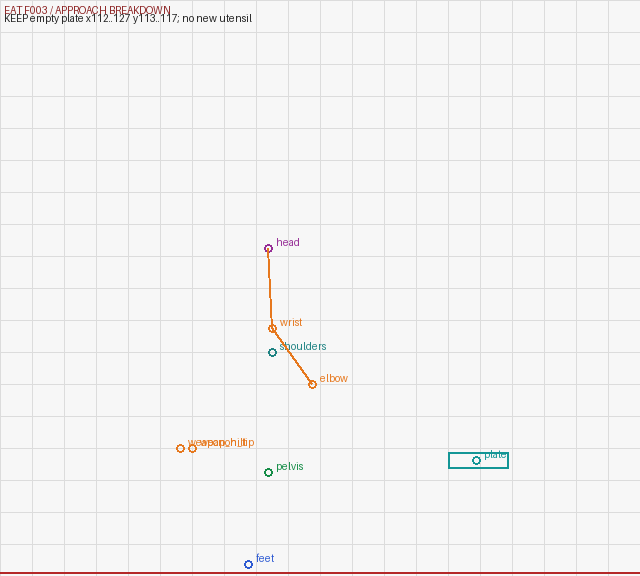
#> input picture production/animation-remediation/miyabi/miyabi-remediation-20260906-r01/04-frame-specs/pose-guides/eat-frame-003-guide.png, 640 x 576 px, given in place of miyabi-body-fixed.png, which was not available
$ python build_pose_guides.py
#> lines starting #> are read from the running program, lines starting #| are printed output that depends on the picture; after the words box and inside, x2 and y2 are one past the last pixel; in counts of white or black regions, pixels touching at a corner belong together; pictures that were not available may be replaced by others from this repository, and a replacement may not be noted
from pathlib import Path
from PIL import Image,ImageDraw,ImageFont
root=Path(r'C:\Users\ASUS\Documents\ChatGPT\Game')
out=root/'production/animation-remediation/miyabi/miyabi-remediation-20260906-r01/04-frame-specs/pose-guides'; out.mkdir(exist_ok=True)
source=root/'assets/generated/pixel-chibi/production-v2/hoshimi-miyabi/layered-v6-clean/layers/miyabi-body-fixed.png'
body=Image.open(source).convert('RGBA')
try: font=ImageFont.truetype('segoeui.ttf',18)
except OSError: font=ImageFont.load_default()
def checker(w,h,cell=16):
#> called with w = 640, h = 576, cell = 16
    im=Image.new('RGB',(w,h),(228,228,228)); d=ImageDraw.Draw(im)
#> after `im = Image.new('RGB', (w, h), (228, 228, 228))`: im: PIL image 640x576 RGB; every value is 228
    for y in range(0,h,cell):
      for x in range(0,w,cell):
        if ((x//cell)+(y//cell))%2: d.rectangle((x,y,x+cell-1,y+cell-1),fill=(198,198,198))
    return im

def make(name,title,notes,marks):
    s=4; W,H=160*s,144*s; im=checker(W,H); d=ImageDraw.Draw(im)
#> after `im = checker(W, H)`:
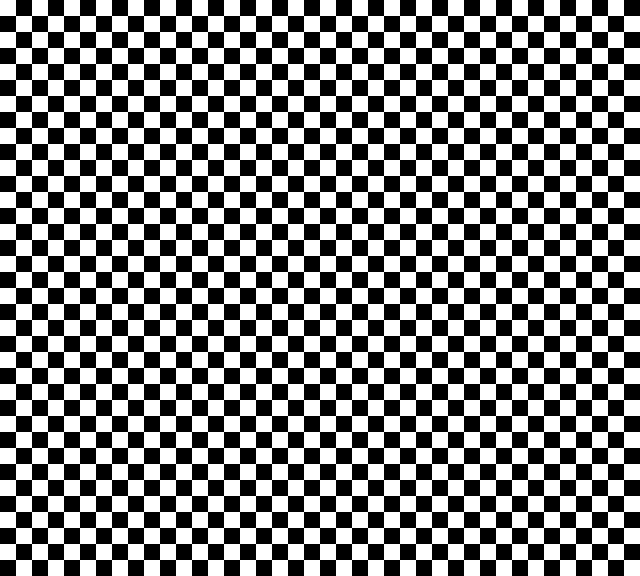
#> im: PIL image 640x576 RGB; values 198 (black) and 228 (white), 50% white; 1 white region, box (x1, y1, x2, y2) and area: (0, 0, 640, 576) 184320
    body4=body.resize((128*s,128*s),Image.Resampling.NEAREST); im.paste(body4,(4*s,19*s),body4)
#> after `body4 = body.resize((128 * s, 128 * s), Image.Resampling.NEAREST)`:
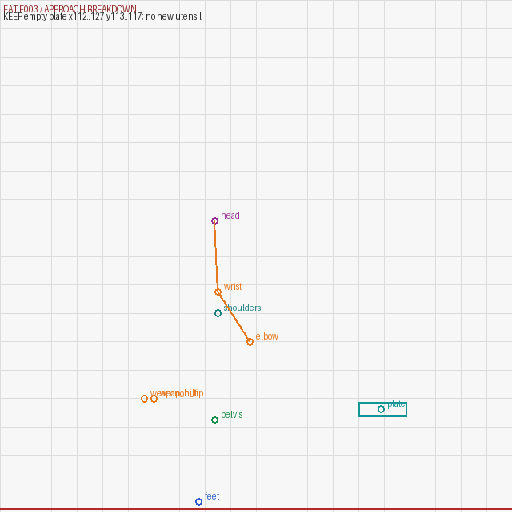
#> body4: PIL image 512x512 RGBA; mean R, G, B, A 244.2, 243.5, 243.3, 255
#> after `im.paste(body4, (4 * s, 19 * s), body4)`:
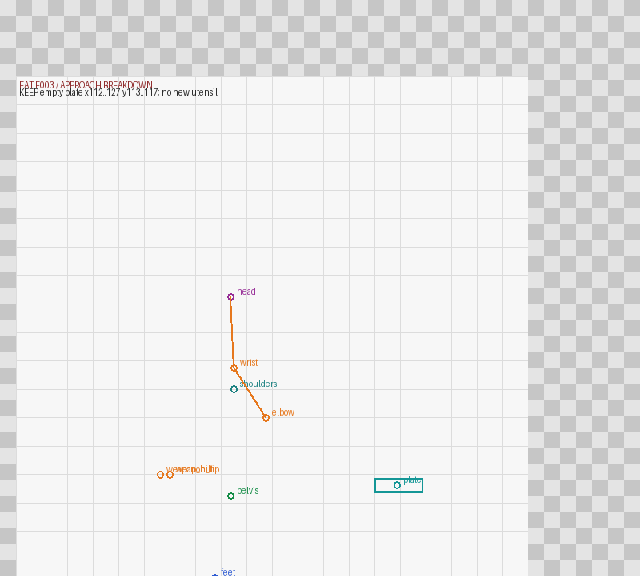
#> im: PIL image 640x576 RGB; mean R, G, B 234.8, 234.7, 234.6
    d.rectangle((0,0,W-1,H-1),outline=(30,90,160),width=3)
    d.line((0,143*s,W,143*s),fill=(180,60,60),width=3)
    d.text((8,8),title,font=font,fill=(20,40,90))
    d.text((8,34),notes,font=font,fill=(20,40,90))
    for x,y,tx,kind in marks:
      X,Y=x*s,y*s
      if kind=='point': d.ellipse((X-5,Y-5,X+5,Y+5),fill=(255,220,0),outline=(0,0,0),width=2)
      elif kind=='arrow': d.line((X-28,Y-28,X,Y),fill=(30,100,230),width=5); d.polygon([(X,Y),(X-14,Y-4),(X-4,Y-14)],fill=(30,100,230))
      d.text((X+8,Y-10),tx,font=font,fill=(20,40,90))
    im.save(out/name)
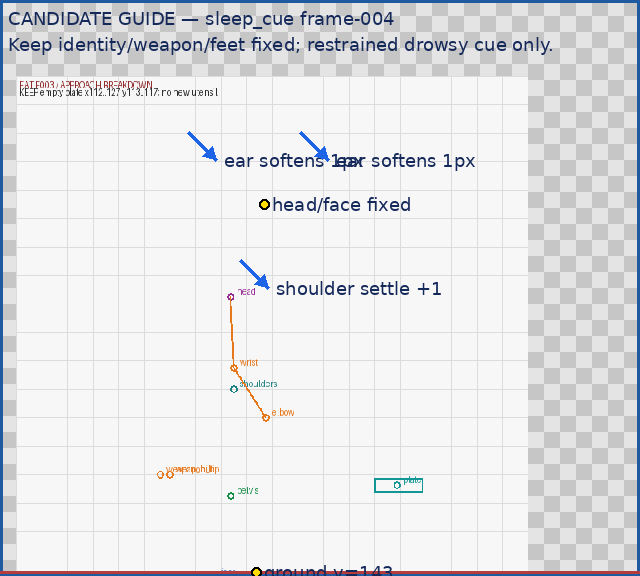
#> saved as sleep-cue-frame-004-guide.png: PIL image 640x576 RGB; mean R, G, B 227.2, 228, 230.1
make('sleep-cue-frame-004-guide.png','CANDIDATE GUIDE — sleep_cue frame-004','Keep identity/weapon/feet fixed; restrained drowsy cue only.',[(66,51,'head/face fixed','point'),(54,40,'ear softens 1px','arrow'),(82,40,'ear softens 1px','arrow'),(67,72,'shoulder settle +1','arrow'),(64,143,'ground y=143','point')])
make('walk-frame-001-guide.png','CANDIDATE GUIDE — walk frame-001','Short deliberate contact pose; no detached accents; weapon follows hip.',[(53,122,'rear contact','point'),(72,122,'front lift','point'),(67,75,'hip path','arrow'),(97,95,'cape delay','arrow'),(64,143,'ground y=143','point')])
#> call 2 of make, with name = 'walk-frame-001-guide.png', title = 'CANDIDATE GUIDE — walk frame-001'
#> in make (call 2), `im.save(out/name)`:
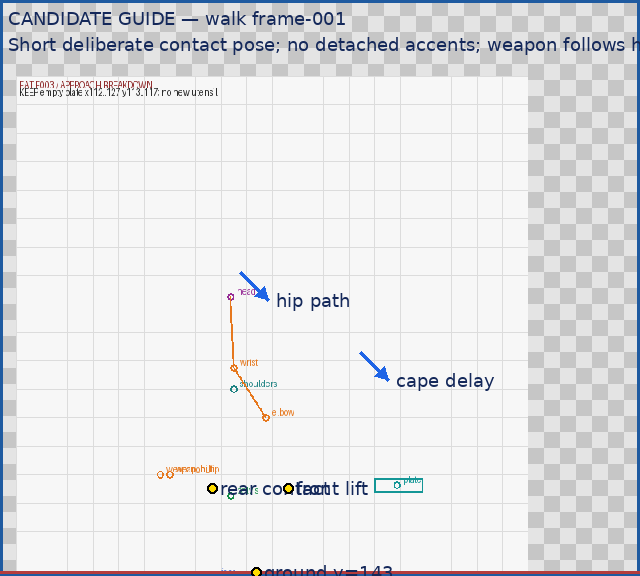
#> saved as walk-frame-001-guide.png: PIL image 640x576 RGB; mean R, G, B 227.8, 228.5, 230.5
print(out)
